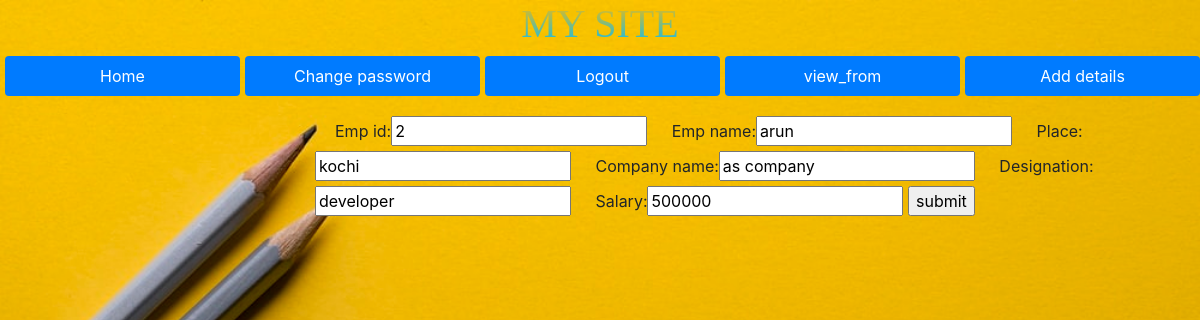
/edit/2 (signed in), run on the app's committed database.
### app1/models.py (models this page shows)
class employee(models.Model):
    emp_id=models.IntegerField()
    emp_name=models.CharField(max_length=25)
    place=models.CharField(max_length=25)
    company_name=models.CharField(max_length=25)
    designation=models.CharField(max_length=25)
    salary=models.IntegerField()

### app1/views.py (the view)
# urls.py: path('edit/<int:p>',views.edit_emp,name='edit_emp'),
def edit_emp(request,p):
    d=employee.objects.get(pk=p)
    form=employeeForm(instance=d)
    if(request.method=='POST'):
        form=employeeForm(request.POST,instance=d)
        if(form.is_valid()):
            form.save()
            return view(request)
    return render(request,'addform.html',{'form':form})

### app1/forms.py
class employeeForm(forms.ModelForm):
    class Meta:
        model=employee
        fields='__all__'

### templates/addform.html (shortened to what this page needs)
{% extends 'base.html' %}
{% block body_block%}
<form method='post' class="sfrm">
  {{form}}
  <input type="submit" value="submit">
  </form>
  {% endblock%}

### static/css/newstyle.css (style rules this page uses)
body { background: url('../image/im.jpg') no-repeat; background-size: cover; }
form { margin-left: 295px; }
.sfrm { padding: 20px; }
.sfrm,label { padding-left: 20px; }

### data on the page
employee: emp_id "2", emp_name "arun", place "kochi", company_name "as company", designation "developer", salary "500000"
